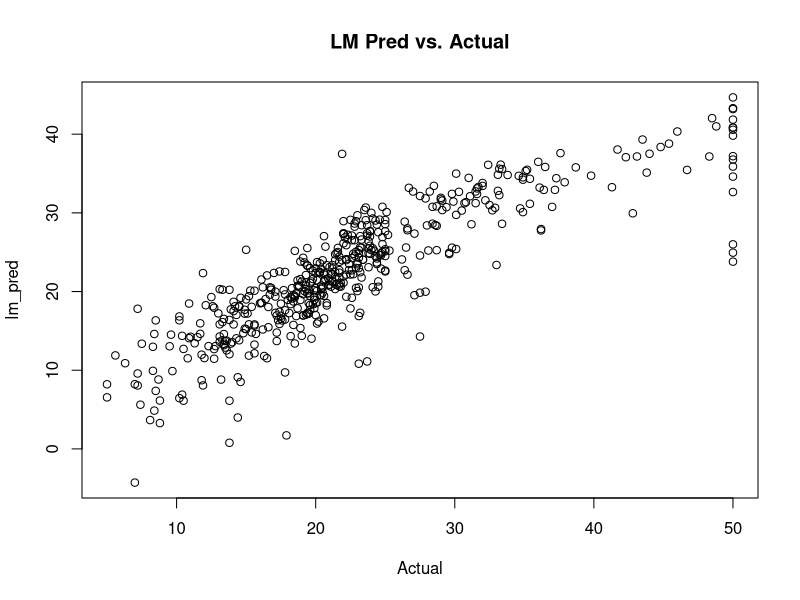
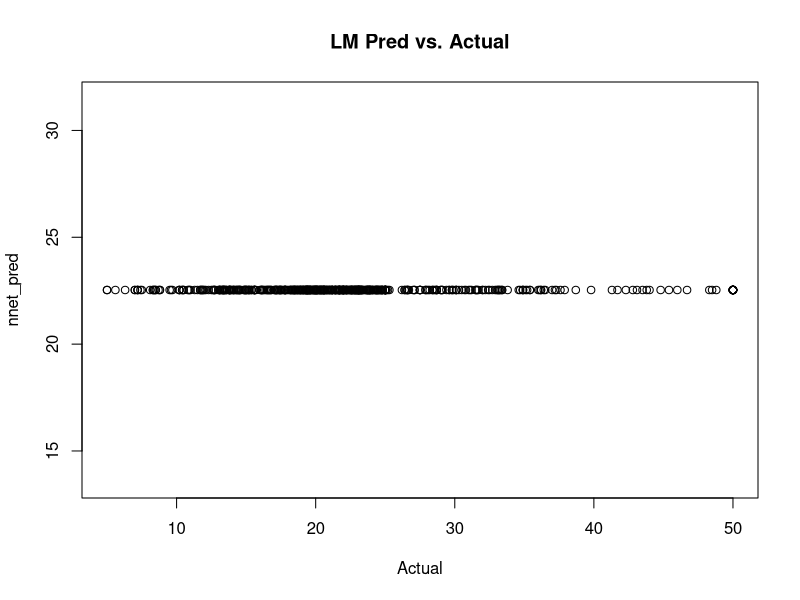

These charts were generated, in order, by the following R code:
rm(list = ls())

library(mlbench)
library(nnet)
library(caret)

data("BostonHousing")

## Model using linear regression
lm_fit <- lm(medv ~ ., data = BostonHousing)
lm_pred <- predict(lm_fit)

## Mean squared error
print(mean((lm_pred - BostonHousing$medv)^2))
plot(BostonHousing$medv, lm_pred, main = 'LM Pred vs. Actual', xlab = 'Actual')

## Model using neural network
## Scale the input to get 0-1 range
nnet_fit <- nnet(medv / 50 ~ ., data = BostonHousing, size = 3)

## Multiply 50 to restore the original scale
nnet_pred <- predict(nnet_fit) * 50

## Mean squared error
print(mean((nnet_pred - BostonHousing$medv)^2))
plot(BostonHousing$medv, nnet_pred, main = 'LM Pred vs. Actual', xlab = 'Actual')

## Optimize the NN hyperparams
my_grid <- expand.grid(.decay = c(0.5, 0.1), .size = c(4, 5, 6))
nnet_fit <- train(medv / 50 ~ ., data = BostonHousing, method = 'nnet', maxit = 1000,
                  tuneGrid = my_grid, trace = FALSE)
print(nnet_fit)

lm_fit <- train(medv / 50 ~ ., data = BostonHousing, method = 'lm')
print(lm_fit)
